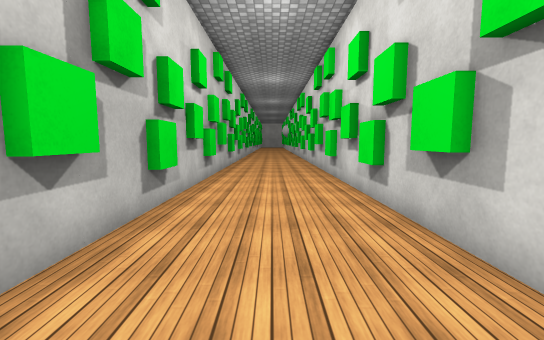
View 1 (above)

12 first-person views from a walk through a Unity game level. The camera is 1.4 m above the floor, tilts 6° down and sees 90° across. The floor is counted in squares, 1 m on a side. Each view is taken from the middle of a square. On the plan, view 1 faces up. The plan holds only what a view shows up to about 13 squares ahead; the rest is blank. The place goes on beyond the plan. Surface patterns are stand-ins for the level's own textures.

View 2
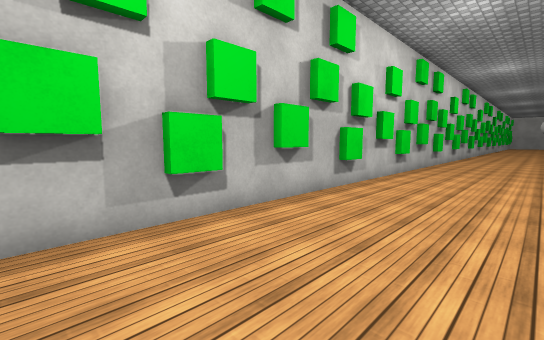

View 3
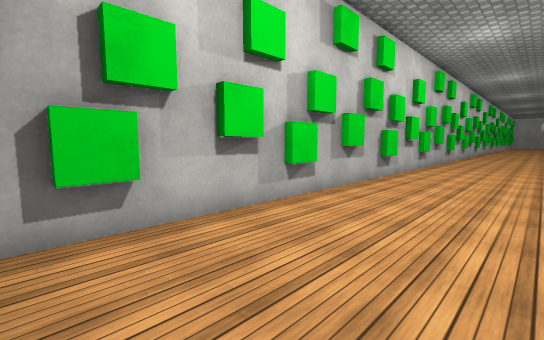

View 4
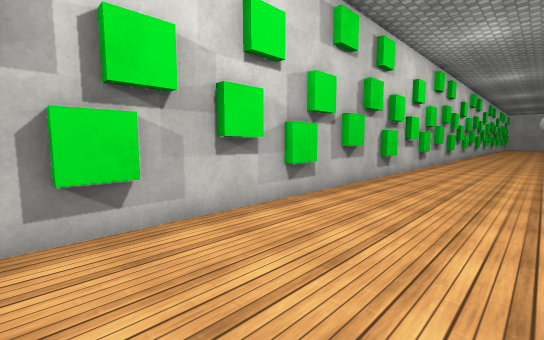

View 5
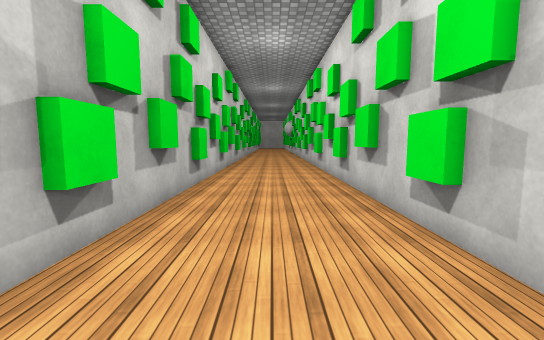

View 6
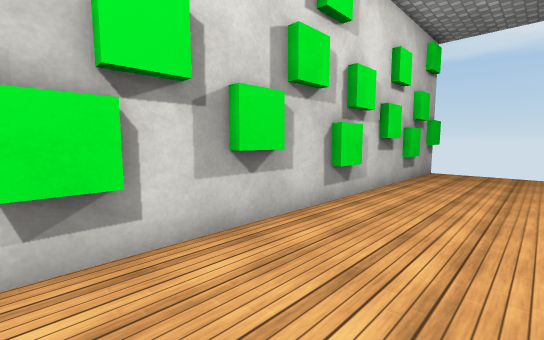

View 7
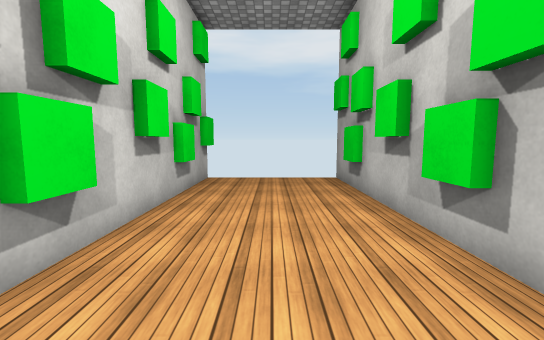

View 8
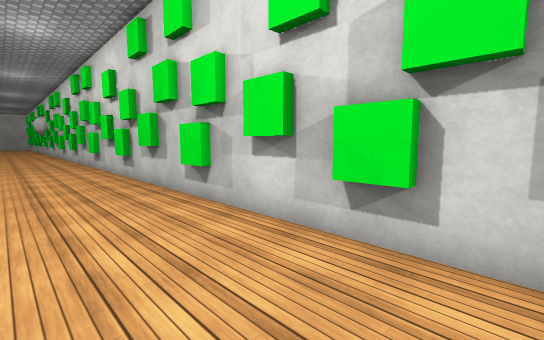

View 9
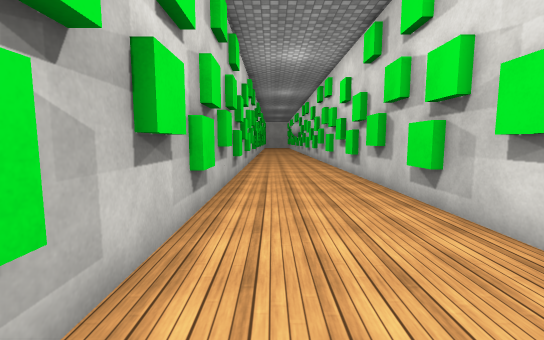

View 10
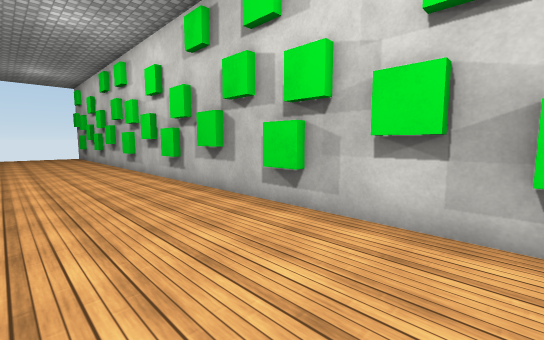

View 11
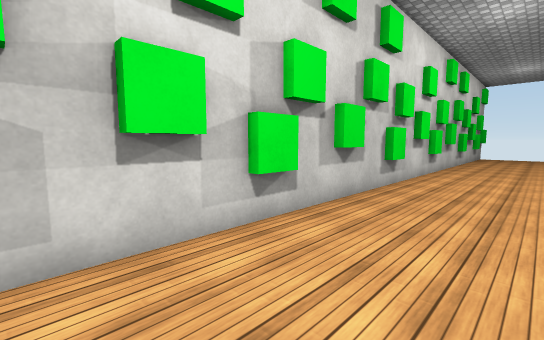

View 12
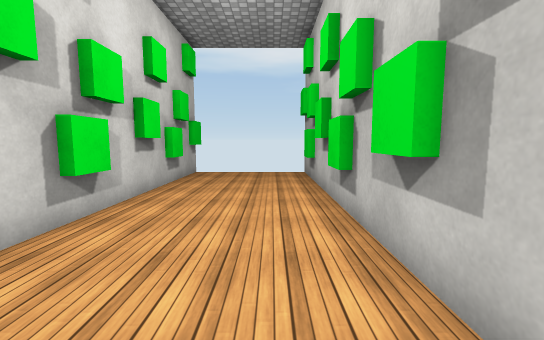

### Floor plan
Points are (right, up) in squares from view 1. A wall is a line through its corners. A room is listed if a view was taken in it or the views show most of it. See-through windows are left out.
Room 1 (views 1, 2, 3, 4, 5, 6, 7, 8, 9, 10, 11, 12)
walls: (-2.5, 8.6) (-2.5, 0.4); (-2.5, -1.4) (-2.5, -6.5); (-2.5, 18.6) (-2.5, 10.4); (2.5, -5.5) (2.5, 20.1)
objects: other object (-3, -4) to (-2, -4); other object (-3, 0) to (-2, 1); other object (-3, 3) to (-2, 3); other object (-3, 6) to (-2, 6); other object (-3, 10) to (-2, 11); other object (-3, 13) to (-2, 13); other object (-3, 16) to (-2, 16); other object (-3, 20) to (-2, 20); other object (3, -7) to (3, -6)

Where each view was taken, in squares from view 1:
view 1: 0 up, 0 right, facing up
view 2: 2 down, 2 right, facing up-left
view 3: 5 down, 2 right, facing up-left
view 4: 5 up, 2 right, facing up-left
view 5: 7 up, 0 right, facing up
view 6: 7 up, 1 left, facing down-right
view 7: 4 up, 0 right, facing down
view 8: 5 up, 1 left, facing up-right
view 9: 5 up, 1 left, facing up
view 10: 20 up, 2 right, facing down-left
view 11: 20 up, 1 left, facing down-right
view 12: 6 up, 1 left, facing down
